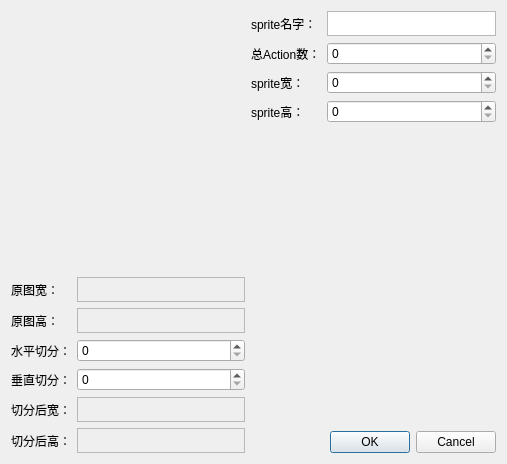
<?xml version="1.0" encoding="UTF-8"?>
<ui version="4.0">
 <class>SpriteGeneralDialog</class>
 <widget class="QDialog" name="SpriteGeneralDialog">
  <property name="geometry">
   <rect>
    <x>0</x>
    <y>0</y>
    <width>507</width>
    <height>464</height>
   </rect>
  </property>
  <property name="windowTitle">
   <string>Dialog</string>
  </property>
  <layout class="QHBoxLayout" name="horizontalLayout">
   <item>
    <layout class="QVBoxLayout" name="verticalLayout_2">
     <item>
      <widget class="QLabel" name="pictureLabel">
       <property name="minimumSize">
        <size>
         <width>0</width>
         <height>200</height>
        </size>
       </property>
       <property name="text">
        <string/>
       </property>
      </widget>
     </item>
     <item>
      <layout class="QGridLayout" name="gridLayout">
       <item row="0" column="0">
        <widget class="QLabel" name="pictureWidthLabel">
         <property name="text">
          <string>原图宽：</string>
         </property>
        </widget>
       </item>
       <item row="0" column="1">
        <widget class="QTextEdit" name="pictureWidthTextEdit">
         <property name="enabled">
          <bool>false</bool>
         </property>
         <property name="maximumSize">
          <size>
           <width>16777215</width>
           <height>25</height>
          </size>
         </property>
        </widget>
       </item>
       <item row="1" column="0">
        <widget class="QLabel" name="pictureHeightLabel">
         <property name="text">
          <string>原图高：</string>
         </property>
        </widget>
       </item>
       <item row="1" column="1">
        <widget class="QTextEdit" name="pictureHeightTextEdit">
         <property name="enabled">
          <bool>false</bool>
         </property>
         <property name="maximumSize">
          <size>
           <width>16777215</width>
           <height>25</height>
          </size>
         </property>
        </widget>
       </item>
       <item row="2" column="0">
        <widget class="QLabel" name="hShardNumberLabel">
         <property name="text">
          <string>水平切分：</string>
         </property>
        </widget>
       </item>
       <item row="2" column="1">
        <widget class="QSpinBox" name="hShardNumberSpinBox"/>
       </item>
       <item row="3" column="0">
        <widget class="QLabel" name="vShardNumberLabel">
         <property name="text">
          <string>垂直切分：</string>
         </property>
        </widget>
       </item>
       <item row="3" column="1">
        <widget class="QSpinBox" name="vShardNumberSpinBox"/>
       </item>
       <item row="4" column="0">
        <widget class="QLabel" name="afterShardWidthLabel">
         <property name="text">
          <string>切分后宽：</string>
         </property>
        </widget>
       </item>
       <item row="4" column="1">
        <widget class="QTextEdit" name="afterShardWidthTextEdit">
         <property name="enabled">
          <bool>false</bool>
         </property>
         <property name="maximumSize">
          <size>
           <width>16777215</width>
           <height>25</height>
          </size>
         </property>
        </widget>
       </item>
       <item row="5" column="0">
        <widget class="QLabel" name="afterShardHeightLabel">
         <property name="text">
          <string>切分后高：</string>
         </property>
        </widget>
       </item>
       <item row="5" column="1">
        <widget class="QTextEdit" name="afterShardHeightTextEdit">
         <property name="enabled">
          <bool>false</bool>
         </property>
         <property name="maximumSize">
          <size>
           <width>16777215</width>
           <height>25</height>
          </size>
         </property>
        </widget>
       </item>
      </layout>
     </item>
    </layout>
   </item>
   <item>
    <layout class="QVBoxLayout" name="verticalLayout">
     <item>
      <layout class="QGridLayout" name="gridLayout_2">
       <item row="0" column="0">
        <widget class="QLabel" name="spriteNameLabel">
         <property name="text">
          <string>sprite名字：</string>
         </property>
        </widget>
       </item>
       <item row="0" column="1">
        <widget class="QTextEdit" name="spriteNameTextEdit">
         <property name="maximumSize">
          <size>
           <width>16777215</width>
           <height>25</height>
          </size>
         </property>
        </widget>
       </item>
       <item row="1" column="0">
        <widget class="QLabel" name="totalActionNumberLabel">
         <property name="text">
          <string>总Action数：</string>
         </property>
        </widget>
       </item>
       <item row="1" column="1">
        <widget class="QSpinBox" name="totalActionNumberSpinBox"/>
       </item>
       <item row="2" column="0">
        <widget class="QLabel" name="spriteWidthLabel">
         <property name="text">
          <string>sprite宽：</string>
         </property>
        </widget>
       </item>
       <item row="2" column="1">
        <widget class="QSpinBox" name="spriteWidthSpinBox"/>
       </item>
       <item row="3" column="0">
        <widget class="QLabel" name="spriteHeightLabel">
         <property name="text">
          <string>sprite高：</string>
         </property>
        </widget>
       </item>
       <item row="3" column="1">
        <widget class="QSpinBox" name="spriteHeightSpinBox"/>
       </item>
      </layout>
     </item>
     <item>
      <spacer name="verticalSpacer">
       <property name="orientation">
        <enum>Qt::Vertical</enum>
       </property>
       <property name="sizeHint" stdset="0">
        <size>
         <width>20</width>
         <height>40</height>
        </size>
       </property>
      </spacer>
     </item>
     <item>
      <widget class="QDialogButtonBox" name="buttonBox">
       <property name="orientation">
        <enum>Qt::Horizontal</enum>
       </property>
       <property name="standardButtons">
        <set>QDialogButtonBox::Cancel|QDialogButtonBox::Ok</set>
       </property>
      </widget>
     </item>
    </layout>
   </item>
  </layout>
  <zorder>pictureLabel</zorder>
  <zorder>pictureLabel</zorder>
  <zorder></zorder>
  <zorder>pictureLabel</zorder>
  <zorder></zorder>
 </widget>
 <resources/>
 <connections>
  <connection>
   <sender>buttonBox</sender>
   <signal>accepted()</signal>
   <receiver>SpriteGeneralDialog</receiver>
   <slot>accept()</slot>
   <hints>
    <hint type="sourcelabel">
     <x>248</x>
     <y>254</y>
    </hint>
    <hint type="destinationlabel">
     <x>157</x>
     <y>274</y>
    </hint>
   </hints>
  </connection>
  <connection>
   <sender>buttonBox</sender>
   <signal>rejected()</signal>
   <receiver>SpriteGeneralDialog</receiver>
   <slot>reject()</slot>
   <hints>
    <hint type="sourcelabel">
     <x>316</x>
     <y>260</y>
    </hint>
    <hint type="destinationlabel">
     <x>286</x>
     <y>274</y>
    </hint>
   </hints>
  </connection>
 </connections>
</ui>
